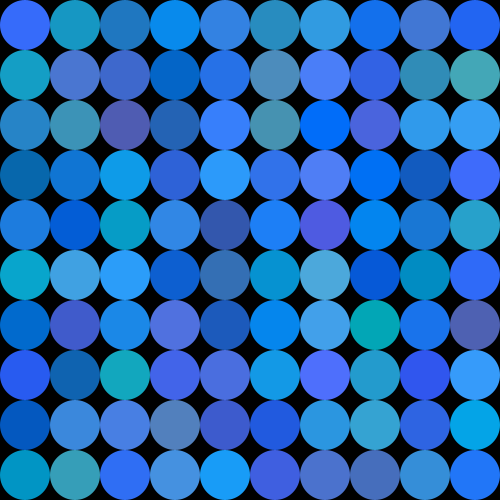
Frame 1 (no input)
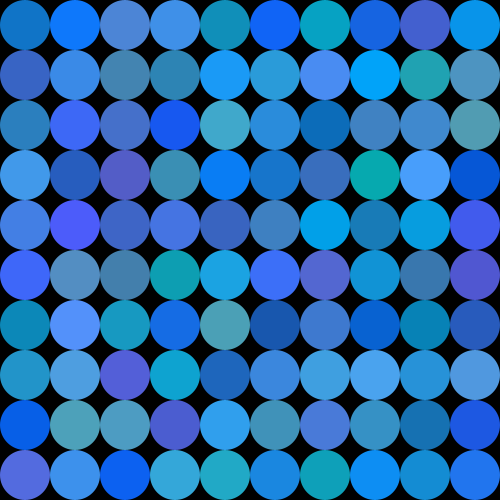
Frame 60 (the mouse pressed at the canvas centre just before this capture)
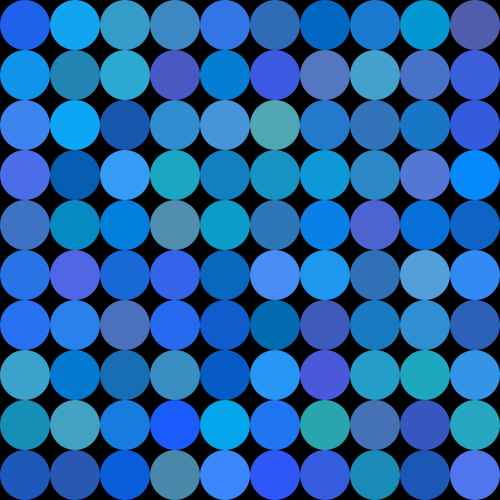
Frame 120 (the mouse held since frame 60 and released just before this capture)

The Processing sketch that drew these frames (run headless with seeded random() and noise(); from frame 60 on, the mouse is pressed at the canvas centre):

// Processing sketch: Blues_Dont_Like_Red
// ── Blues_Dont_Like_Red.pde
int r;
void setup () {
 size(500,500);
 r=25;
 noStroke();
}

void draw () {
  background(0);
  for(int x=r;x<width;x+=2*r) {
   for(int y=r;y<height;y+= 2*r) {
    if(mouseX>x-r && mouseX<x+r && mouseY>y-r && mouseY<y+r) {
     fill(255,0,0);
    }
    else {
     fill(random(0,85),random(86,170),random(171,255));
    }
     ellipse(x,y,r*2,r*2);
   }
  }
}
